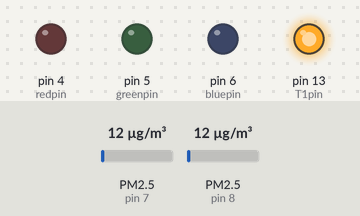
Recording of a sketch running on a simulated Arduino Uno, built with avr-gcc and run on an emulated ATmega328P. On the bench: output pins drawn as LEDs (lit = HIGH). Wiring (inferred from the names in the program): 2 × dust sensor: data pin 7 / data pin 8. The test bench sets the inputs (shaded band); at power-on: PM2.5 (sensors on pin 7, pin 8) 12 µg/m³. What the sketch prints to the serial monitor is not drawn.

Above: at 0.1 s.
Timing chart, 0 to 1.6 s (numbered marks = the images above):
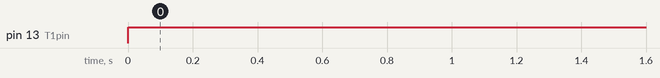

The sketch:

dust_monitor_3.0_-_with_LED_mva_and_P2output.ino
```cpp
/* Grove - Dust Sensor v2.0
 added LED that responds to moving average
 Interface to Shinyei Model PPD42NS Particle Sensor

 http://www.seeedstudio.com/depot/grove-dust-sensor-p-1050.html
 http://www.sca-shinyei.com/pdf/PPD42NS.pdf

 JST Pin 1 (Black Wire)  => Arduino GND
 JST Pin 2 (Brown) => Arduino Pin 7 (P2, variable output)
 JST Pin 3 (Red wire)    => Arduino 5VDC
 JST Pin 4 (Yellow wire) => Arduino Digital Pin 8 (P1, fixed 1mu output)
 JST Pin 5 (Orange) => Arduino Pin 13 (T1, threshold for P2)

Dylos Air Quality Chart - Small Count Reading (0.5 micron)+

3000 +     = VERY POOR
1050-3000  = POOR
300-1050   = FAIR
150-300    = GOOD
75-150     = VERY GOOD
0-75       = EXCELLENT

Converted to 1 micron + (or whatever shinyei reads) (/4)
750+ = VERY POOR
262.5 - 750 = POOR
75 - 262.5 = FAIR
37.5 - 75 = GOOD
18.75 - 37.5 = VERY GOOD
0 - 18.75 = TOTALLY EXCELLENT, DUDE!
 */

int redpin = 4; // select the pin for the red LED
int greenpin = 5 ;// select the pin for the green LED
int bluepin = 6; // select the pin for the blue LED

const int numReadings = 10;

int readings[numReadings];      // the readings from the analog input
int index = 0;                  // the index of the current reading
int total = 0;                  // the running total
int average = 0;                // the average
bool ledON = 0;                // turn LED on or off


int P1pin = 8;
int P2pin = 7;
int T1pin = 13;
unsigned long P1duration;
unsigned long P2duration;
unsigned long startTime_ms;
unsigned long sampleTime_ms = 3000;//sample time 1s;
unsigned long P1lowPulseOccupancy = 0;
unsigned long P2lowPulseOccupancy = 0;
float ledSignal = 0;
float P1ratio = 0;
float P1concentration = 0;
float P2ratio = 0;
float P2concentration = 0;
float smallConcentration = 0;
bool firstTime = true;
int firstTimeCounter = 1;

void setup() {
  pinMode(redpin, OUTPUT);
  pinMode(bluepin, OUTPUT);
  pinMode(greenpin, OUTPUT);
  Serial.begin(9600);
  pinMode(P1pin,INPUT);
  pinMode(P2pin,INPUT);
  pinMode(T1pin,OUTPUT);
  startTime_ms = millis();//get the current time;

  // initialize all the readings to 0:
  for (int thisReading = 0; thisReading < numReadings; thisReading++)
    readings[thisReading] = 0;
}

void loop() {
  analogWrite(T1pin,255);
  P1duration = pulseIn(P1pin, LOW);
  P2duration = pulseIn(P2pin, LOW);
  P1lowPulseOccupancy = P1lowPulseOccupancy+P1duration;
  P2lowPulseOccupancy = P2lowPulseOccupancy+P2duration;

  if ((millis()-startTime_ms) > sampleTime_ms)//if the sampel time == 30s
  {
    P1ratio = P1lowPulseOccupancy/(sampleTime_ms*10.0);  // Integer percentage 0=>100
    P1concentration = 1.1*pow(P1ratio,3)-3.8*pow(P1ratio,2)+520*P1ratio+0.62; // using spec sheet curve
    P2ratio = P2lowPulseOccupancy/(sampleTime_ms*10.0);  // Integer percentage 0=>100
    P2concentration = 1.1*pow(P2ratio,3)-3.8*pow(P2ratio,2)+520*P2ratio+0.62; // using spec sheet curve
    smallConcentration = P1concentration*4;
    Serial.println(smallConcentration); //roughly multiply by 4 to get particles > 0.5 micron
    Serial.println(P1concentration); //1mu particle concentration
    Serial.println(P2concentration); //variable particle size concentration
    P1lowPulseOccupancy = 0;
    startTime_ms = millis();


    // subtract the last reading:
    total = total - readings[index];
    // read from the sensor:
    readings[index] = smallConcentration;
    // add the reading to the total:
    total = total + readings[index];
    // advance to the next position in the array:
    index = index + 1;

    // if we're at the end of the array...
    if (index >= numReadings)
    // ...wrap around to the beginning:
    index = 0;

    // calculate the average:
    average = total / numReadings;

    // wait until moving average has been completed to use it as a judgement for LED color, otherwise use current value
    if (!firstTime) {
      ledSignal = average;
    }
    else {
      ledSignal = smallConcentration;
      firstTimeCounter += 1;
      if (firstTimeCounter > numReadings) {
        firstTime = false;
      }
    }
    if (ledON) {
      if (ledSignal > 3000.0) { // air quality is VERY POOR
        analogWrite(redpin, 255);
        analogWrite(greenpin, 0);
        analogWrite(bluepin, 0);
        Serial.println("very poor");
      }
      else if (ledSignal > 1050.0) { // air quality is POOR
        analogWrite(redpin, 255);
        analogWrite(greenpin, 255);
        analogWrite(bluepin, 0);
        Serial.println("poor");
      }
      else if (ledSignal > 300.0) { // air quality is FAIR
        analogWrite(redpin, 255);
        analogWrite(greenpin, 0);
        analogWrite(bluepin, 255);
        Serial.println("fair");
      }
      else if (ledSignal > 150.0) { // air quality is GOOD
        analogWrite(redpin, 0);
        analogWrite(greenpin, 255);
        analogWrite(bluepin, 255);
        Serial.println("good");
      }
      else if (ledSignal > 75.0) { // air quality is VERY GOOD
        analogWrite(redpin, 0);
        analogWrite(greenpin, 0);
        analogWrite(bluepin, 255);
        Serial.println("very good");
      }
      else { // air quality is EXCELLENT (<75)
        analogWrite(redpin, 0);
        analogWrite(greenpin, 255);
        analogWrite(bluepin, 0);
        Serial.println("excellent");
      }
    }
  else {
      analogWrite(redpin, 0);
      analogWrite(greenpin, 0);
      analogWrite(bluepin, 0);
    }
  }

}
```

Measured:
- by itself, pin 13 (T1pin): LOW → HIGH at 0.00 s
